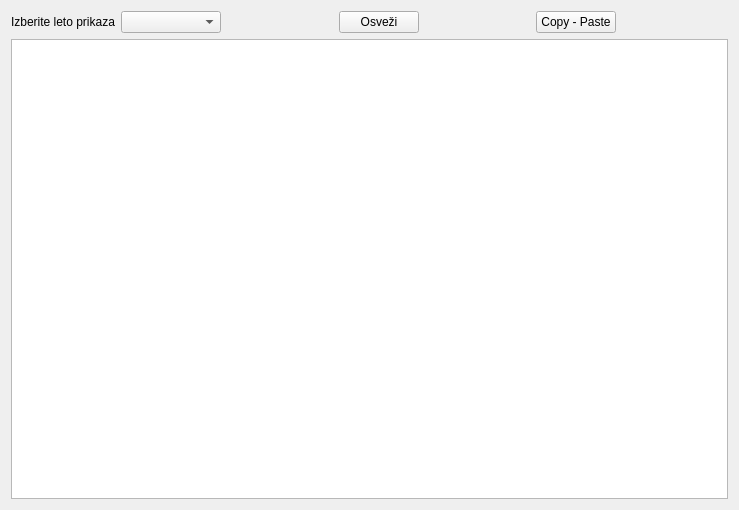
<?xml version="1.0" encoding="UTF-8"?>
<ui version="4.0">
 <class>wid_stroskiprehrane</class>
 <widget class="QWidget" name="wid_stroskiprehrane">
  <property name="geometry">
   <rect>
    <x>0</x>
    <y>0</y>
    <width>739</width>
    <height>510</height>
   </rect>
  </property>
  <property name="windowTitle">
   <string>Form</string>
  </property>
  <layout class="QVBoxLayout" name="verticalLayout">
   <item>
    <layout class="QHBoxLayout" name="horizontalLayout">
     <item>
      <widget class="QLabel" name="label">
       <property name="text">
        <string>Izberite leto prikaza</string>
       </property>
      </widget>
     </item>
     <item>
      <widget class="QComboBox" name="cb_leto">
       <property name="minimumSize">
        <size>
         <width>100</width>
         <height>0</height>
        </size>
       </property>
       <property name="maximumSize">
        <size>
         <width>100</width>
         <height>16777215</height>
        </size>
       </property>
      </widget>
     </item>
     <item>
      <spacer name="horizontalSpacer">
       <property name="orientation">
        <enum>Qt::Horizontal</enum>
       </property>
       <property name="sizeHint" stdset="0">
        <size>
         <width>40</width>
         <height>20</height>
        </size>
       </property>
      </spacer>
     </item>
     <item>
      <widget class="QPushButton" name="btn_osvezi">
       <property name="text">
        <string>Osveži</string>
       </property>
      </widget>
     </item>
     <item>
      <spacer name="horizontalSpacer_2">
       <property name="orientation">
        <enum>Qt::Horizontal</enum>
       </property>
       <property name="sizeHint" stdset="0">
        <size>
         <width>40</width>
         <height>20</height>
        </size>
       </property>
      </spacer>
     </item>
     <item>
      <widget class="QPushButton" name="btn_kopiraj">
       <property name="text">
        <string>Copy - Paste</string>
       </property>
      </widget>
     </item>
     <item>
      <spacer name="horizontalSpacer_3">
       <property name="orientation">
        <enum>Qt::Horizontal</enum>
       </property>
       <property name="sizeHint" stdset="0">
        <size>
         <width>40</width>
         <height>20</height>
        </size>
       </property>
      </spacer>
     </item>
    </layout>
   </item>
   <item>
    <widget class="QTableWidget" name="tbl_stroski_prehrane"/>
   </item>
  </layout>
 </widget>
 <resources/>
 <connections/>
</ui>
